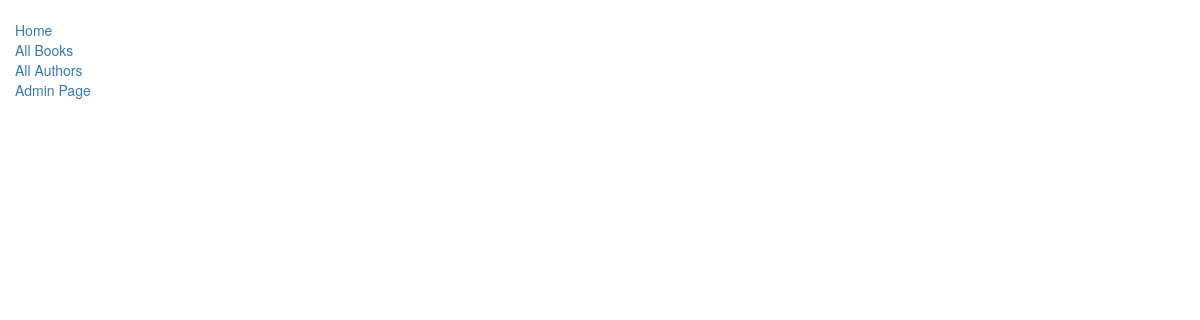
The app's page /catalog/authors/, older data.
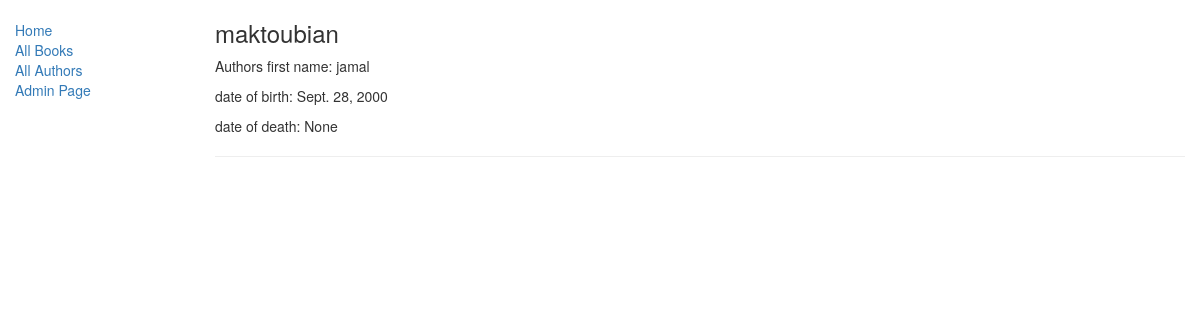
The same page, newer data.
### catalog/models.py (models this page shows, shortened)
class Author(models.Model):
    first_name = models.CharField(max_length=100)
    last_name = models.CharField(max_length=100)
    date_of_birth = models.DateField(null=True, blank=True)
    date_of_death = models.DateField('Died', null=True, blank=True)

### catalog/views.py (the view)
class AuthorListView(generic.ListView):
    model= models.Author
    template_name= 'catalog/author_list.html'

### catalog/templates/catalog/author_list.html
{% extends "catalog/base_generic.html" %}
{% block content %}
  {% for author in author_list%}
    <h3>{{ author.last_name }}</h3>
    <p> Authors first name: {{ author.first_name }}</p>
    <p> date of birth: {{ author.date_of_birth }}</p>
    <p> date of death: {{ author.date_of_death }} </p>
    <hr>
  {% endfor %}
{% endblock %}

Row changes from the older to the newer data that the page shows:
added Author: last_name "maktoubian", first_name "jamal", date_of_birth "Sept. 28, 2000", date_of_death "None"
